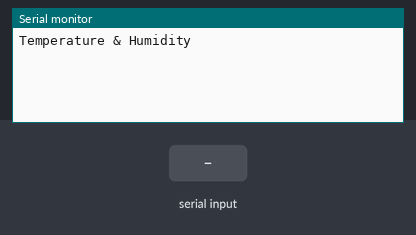
The sketch below on a simulated Arduino Uno, built with avr-gcc and run on an emulated ATmega328P. On the bench: the last lines printed to the serial monitor. The test bench sets the inputs (shaded band).

Above: at 1.2 s.
1.3 s: "<T90>" received over Serial
At 2.5 s:
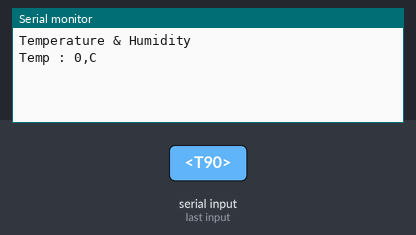
2.8 s: "<H90>" received over Serial
At 3.9 s:
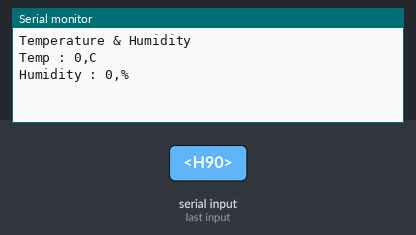

The sketch:

Receiver.ino
```cpp
char inData[24];
byte index;
boolean started = false;
boolean ended = false;

void setup()
{
Serial.begin(9600);
Serial.println("Temperature & Humidity");
Serial.println();
}

void loop()
{
  while(Serial.available() > 0)
  {
  char aChar = Serial.read();
  if(aChar == '<')
  {
      started = true;
      index = 0;
      inData[index] = '\0';
  }
  else if(aChar == '>')
  {
      ended = true;
  }
  else if(started)
  {
      inData[index] = aChar;
      index++;
      inData[index] = ',';
  }
  }

  if(started && ended)
  {
  // Use the value
  if(inData[0] == 'T')
  {
     inData[0] = ':';
     inData[1] = ' ';
     inData[7] = ' ';
     int windVal = atoi(inData);
           Serial.print("Temp ");
           Serial.print(inData);
           Serial.println("C");
  }
  else if(inData[0] == 'H')
     {
     inData[0] = ':';
     inData[1] = ' ';
     inData[7] = ' ';
           int temp = atoi(inData);
           Serial.print("Humidity ");
           Serial.print(inData);
           Serial.println("%");
     }

  started = false;
  ended = false;

  index = 0;
  inData[index] = '\0';
  }
}
```

Measured:
- after the input at 1.3 s, the serial monitor: prints a new line at once (image 1)
- after the input at 2.8 s, the serial monitor: prints a new line at once (image 2)
